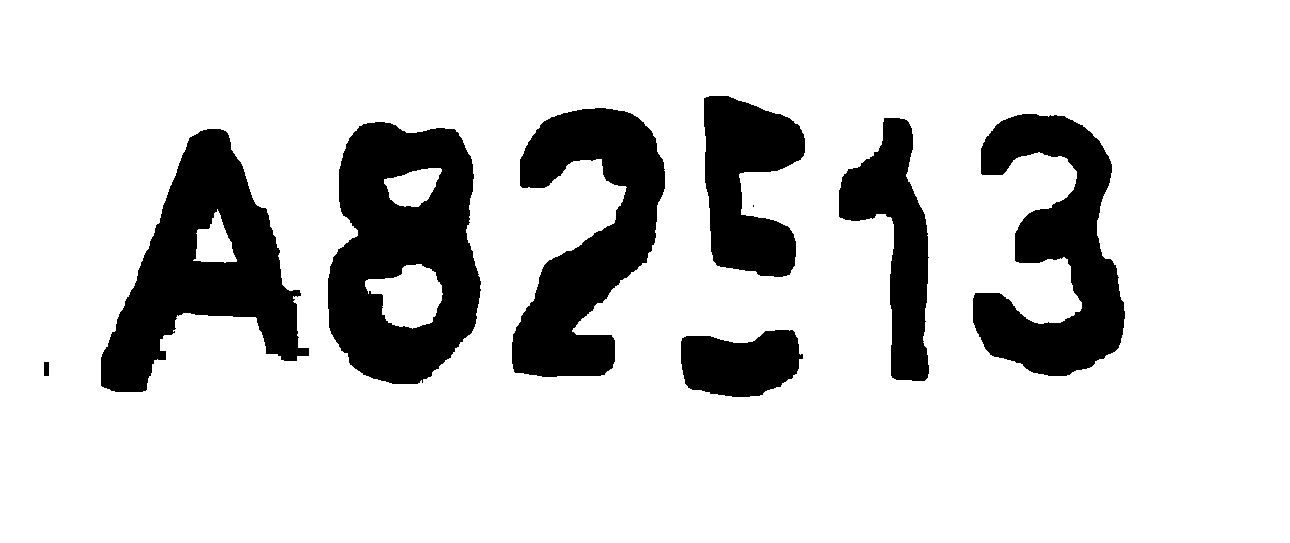
#> input picture V2/csv_to_images/A82613Abnormal.png, 1290 x 543 px; its folder holds only this picture in this run
$ python find_contours_and_split_images_V2.py
#> lines starting #> are read from the running program, lines starting #| are printed output that depends on the picture; after the words box and inside, x2 and y2 are one past the last pixel; in counts of white or black regions, pixels touching at a corner belong together
import os
import cv2 as cv
import numpy as np
import sys

folder_path = './csv_to_images/'
output_folder = './cropped_images/'
#output_folder_alphatbat = './for_training_images/alphabat_roi_images/'
#output_folder_numeric = './for_training_images/numeric_roi_images/'

def load_images_from_folder(folder_path):

#> called with folder_path = './csv_to_images/'
    images = []
    labels = []

    for filename in os.listdir(folder_path):

        img_path = os.path.join(folder_path, filename)

        if os.path.isfile(img_path):

           img = cv.imread(img_path)
#> img is the input picture: shape (543, 1290, 3); 82.3% white; 9 black regions (1 under 20 px), largest, box (x1, y1, x2, y2) and area: (328, 122, 481, 384) 27432, (101, 129, 309, 392) 24257, (512, 108, 665, 377) 21996
           img = cv.cvtColor(img,cv.COLOR_RGB2BGR) # 추가
           images.append(img)

           #cv.imshow("asdf",img)
           #cv.waitKey(0)

           _label = (filename.split('.')[0])
           _new = _label
           #_new = ""

           #for i in range(6):
           #   _new += _label[i]

        labels.append(_new) # 각 이미지에 대한 레이블 값을 [리스트 형태]로 묶음. ex) image 1 , [E,1,2,3,4,5]

    print("len",len(images))
#| len 1

    return images, labels


def split_6_imgs_and_save(image,label):

    #img_height, img_width, img_channel = image.shape

    gray = cv.cvtColor(image, cv.COLOR_BGR2GRAY)

    # 윤곽선을 찾습니다.
    contours, _ = cv.findContours(gray, cv.RETR_LIST, cv.CHAIN_APPROX_NONE)

    # 찾은 윤곽선을 이미지에 그립니다.
    #cv.drawContours(image, contours, -1, (0, 255, 255), 2)

    # 결과 이미지를 출력합니다
    #cv.imshow('Contours', image)
    #cv.waitKey(0)

    BBox_Coordinate = []
    for contour in contours:

       x,y,w,h = cv.boundingRect(contour)
       #print(f"BBox Coordinate x :{x}, y : {y}, w : {w}, h :{h}")
       BBox_Coordinate.append([x,y,w,h])

    BBox_Coordinate.sort(key=lambda bbox: bbox[0])

    if len(BBox_Coordinate) > 0:
        BBox_Coordinate.pop(0)


    main_bbox_x_max_range = -1
    count = -1
    cropped_images = []
    for idx, bbox in enumerate(BBox_Coordinate):

       x,y,w,h = bbox[0],bbox[1],bbox[2],bbox[3]
       bbox_area = (w * h)
       main_next_bbox_x_min_range = x

       print("bbox_Area",bbox_area)
       print("h/w",h/w)
       print("H",h)
       print("y AND y+h",y,y+h)
       #print("interval",main_next_bbox_x_min_range - main_bbox_x_max_range)


       if (main_next_bbox_x_min_range >= main_bbox_x_max_range-5) and (bbox_area >= 9700.0 and bbox_area < (1350-60)*(700-157)) and (h/w <= 7.5):   # 제대로 잘리는 부분
       #if (main_next_bbox_x_min_range >= main_bbox_x_max_range-5) and (bbox_area >= 11000.0 and bbox_area < (1350-60)*(700-157)) and (h/w <= 7.5):    # 제대로 안 잘리는 부분

            print("-----------------------------")
            # [7 lines of commented-out code are left out]

            main_bbox_x_max_range = main_next_bbox_x_min_range + w
            count += 1

            roi = image[y+1:y+h-1, x+1:x+w-1]
            cropped_images.append(roi)

            # Save the cropped image
            output_path = os.path.join(f"{output_folder}", f"{label}_{count}.png")
            cv.imwrite(output_path, roi)

    cv.destroyAllWindows()
    return count == 5


# 사용 예제
images,labels = load_images_from_folder(folder_path)
#> images = 1 item; labels = ['A82613Abnormal']

for image,label in zip(images,labels):

  result = split_6_imgs_and_save(image,label)

  if result == False:
      print(f"label : {label}이 정상 분할에 실패")
#> this loop made 1 pass
#> (label, result) on pass 1: ('A82613Abnormal', True)
#> (printed output is left out)
#> pass 1, in split_6_imgs_and_save, `cv.imwrite(output_path, roi)`:
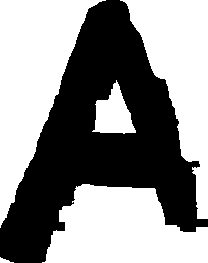
#> saved as A82613Abnormal_0.png: shape (263, 208, 3); 55.7% white; 1 black region, box (x1, y1, x2, y2) and area: (0, 0, 208, 263) 24257
#> pass 1, in split_6_imgs_and_save, `cv.imwrite(output_path, roi)`:
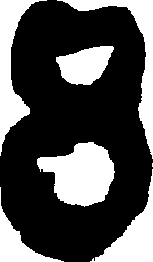
#> saved as A82613Abnormal_1.png: shape (262, 153, 3); 31.6% white; 7 white regions (1 under 20 px), largest, box (x1, y1, x2, y2) and area: (37, 142, 115, 207) 3274, (0, 0, 47, 156) 2408, (57, 0, 153, 159) 2312, (90, 169, 153, 262) 1927, (56, 46, 114, 85) 1513, (0, 187, 64, 262) 1216
#> pass 1, in split_6_imgs_and_save, `cv.imwrite(output_path, roi)`:
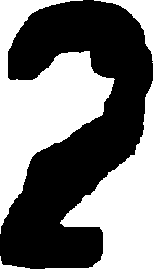
#> saved as A82613Abnormal_2.png: shape (269, 153, 3); 46.6% white; 5 white regions (1 under 20 px), largest, box (x1, y1, x2, y2) and area: (0, 0, 115, 234) 10843, (45, 81, 153, 269) 7321, (94, 0, 153, 61) 898, (0, 256, 30, 269) 98
